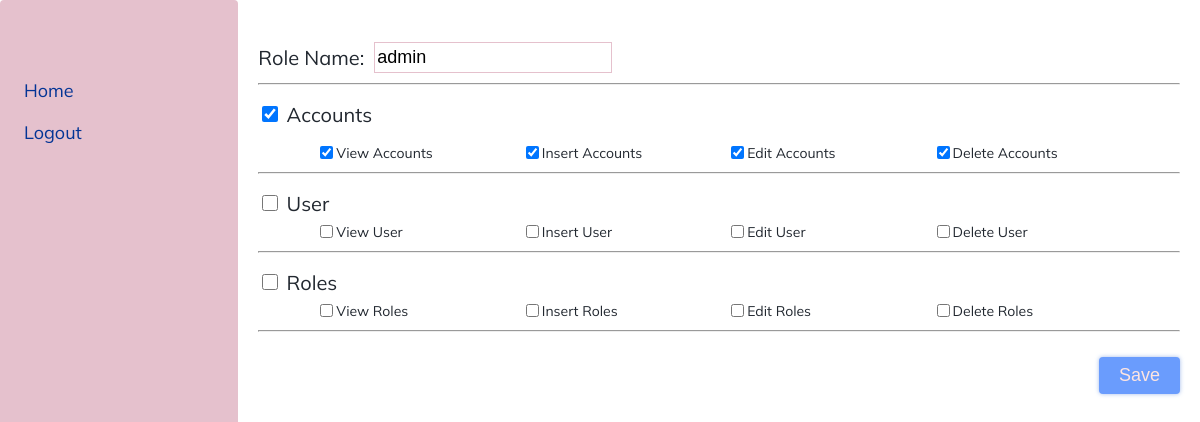
Before: /role-permission.php?roleID=0 with the older database file.
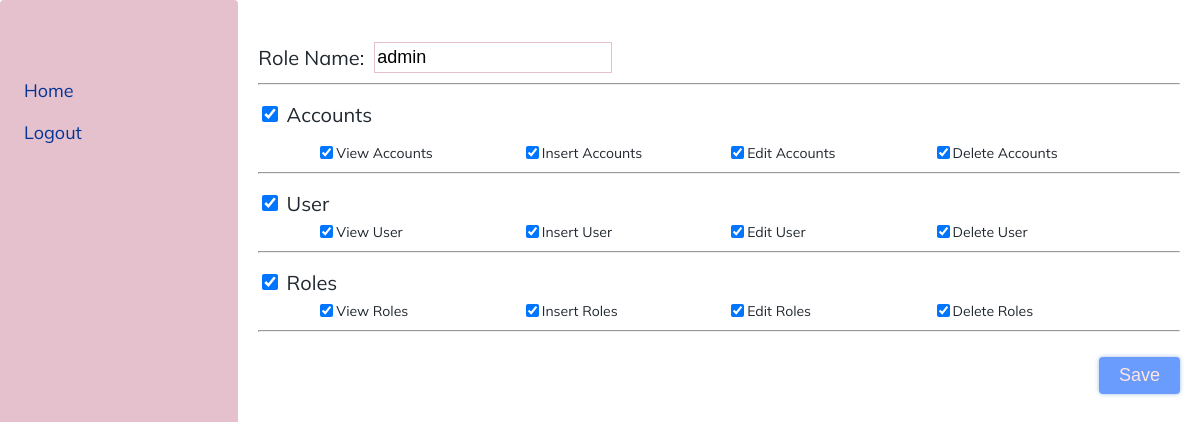
After: the same page with the newer database file.
### tables this page shows
CREATE TABLE `roles` (
  `roles` INTERGER AUTO_INCREMENT,
  `roles_name` text  NOT NULL,
  PRIMARY KEY (`roles`)
);

CREATE TABLE role_permission (
    rolePermissionID "[INTEGER AUTO_INCREMENT]",
    roleID           INT (11)                   NOT NULL,
    permissionID     INT (11)                   NOT NULL,
    PRIMARY KEY (
        rolePermissionID
    ),
    FOREIGN KEY (
        roleID
    )
    REFERENCES roles (roles) ON DELETE CASCADE
                             ON UPDATE CASCADE,
    FOREIGN KEY (
        permissionID
    )
    REFERENCES permission (permissionID) ON DELETE CASCADE
                                         ON UPDATE RESTRICT
);

### role-permission.php (the view, shortened to what this page needs)
<?php
$data = new Data();
$connect = $data->connect();
$role = $_GET['roleID'];
$sql = "select roles_name from roles where roles = $role";
$statement = $connect->prepare($sql);
$statement->execute();
$role_name = $statement->fetchColumn();
$sql = "select permissionID from role_permission  INNER JOIN
roles ON role_permission.roleID = roles.roles where roleID = $role";
$statement = $connect->prepare($sql);
$statement->execute();
$permission = $statement->fetchAll();
function checkedPermission($value, $permission)
{
  foreach ($permission as $row) {
    if ($row['permissionID'] == $value) {
      echo "checked = true";
    }
  }
}
?>
<!DOCTYPE html>
<html lang="en">
<head>
</head>
<body>
  <div class="new-role">
    <?php
    include_once('./layout/navigation.php');
    ?>
    <div class="grid">
      <div class="row">
        <div class="col-12-lg col-12-xl col-12-md col-12-sm">
          <div class="content">
            <form action="./handle/role_permission.php" method="post" id="form">
              <div class="form-group">
                <div class="form-group-head">
                  <label for="role-name">
                    <h4 class="h4-heading">Role Name:</h4>
                  </label>
                  <div class="form-group-input">
                    <input type="text" name="role-name" id="role-name" value="<?= $role_name ?>">
                  </div>
                </div>
              </div>
              <hr>
              <div class="form-group">
                <div class="form-group-full">
                  <input type="checkbox" name="full-accounts" id="full-accounts">
                  <label for="full-accounts">Accounts</label>
                </div>
                <br>
                <div class="form-group-checkbox">
                  <div class="col-3-lg col-3-xl col-3-md col-3-sm col-3-xs form-group-checkbox-element">
                    <input type="checkbox" value="1" name="1" id="view-account" <?php checkedPermission(
                      1,
                      $permission
                    ) ?>>
                    <label for="view-account">View Accounts</label>
                  </div>
                  <div class="col-3-lg col-3-xl col-3-md col-3-sm col-3-xs form-group-checkbox-element">
                    <input type="checkbox" value="2" name="2" id="insert-account" <?php checkedPermission(
                    ) ?>>
                    <label for="insert-account">insert Accounts</label>
                  </div>
                  <div class="col-3-lg col-3-xl col-3-md col-3-sm col-3-xs form-group-checkbox-element">
                    <input type="checkbox" value="3" name="3" id="edit-account" <?php checkedPermission(3, $permission)
                      ?>>
                    <label for="edit-account">edit Accounts</label>
                  </div>
                  <div class="col-3-lg col-3-xl col-3-md col-3-sm col-3-xs form-group-checkbox-element">
                    <input type="checkbox" value="4" name="4" id="delete-account" <?php checkedPermission(
                    ) ?>>
                    <label for="delete-account">delete Accounts</label>
                  </div>
                </div>
              </div>
              <hr>
              <div class="form-group">
                <div class="form-group-full">
                  <input type="checkbox" name="full-users" id="full-users">
                  <label for="full-users">user</label>
                </div>
                <div class="form-group-checkbox">
                  <div class="col-3-lg col-3-xl col-3-md col-3-sm col-3-xs form-group-checkbox-element">
                    <input type="checkbox" value="5" name="5" id="view-user" <?php checkedPermission(5, $permission) ?>>
                    <label for="view-user">View user</label>
                  </div>
                  <div class="col-3-lg col-3-xl col-3-md col-3-sm col-3-xs form-group-checkbox-element">
                    <input type="checkbox" value="6" name="6" id="insert-user" <?php checkedPermission(6,
                      $permission) ?>>
                    <label for="insert-user">insert user</label>
                  </div>
                  <div class="col-3-lg col-3-xl col-3-md col-3-sm col-3-xs form-group-checkbox-element">
                    <input type="checkbox" value="7" name="7" id="edit-user" <?php checkedPermission(7, $permission) ?>>
                    <label for="edit-user">edit user</label>
                  </div>
                  <div class="col-3-lg col-3-xl col-3-md col-3-sm col-3-xs form-group-checkbox-element">
                    <input type="checkbox" value="8" name="8" id="delete-user" <?php checkedPermission(8,
                      $permission) ?>>
                    <label for="delete-user">delete user</label>
                  </div>
                </div>
              </div>
              <hr>
              <div class="form-group">
                <div class="form-group-full">
                  <input type="checkbox" name="full-roles" id="full-roles">
                  <label for="full-roles">Roles</label>
                </div>
                <div class="form-group-checkbox">
                  <div class="col-3-lg col-3-xl col-3-md col-3-sm col-3-xs   form-group-checkbox-element">
                    <input type="checkbox" value="9" name="9" id="view-role" <?php checkedPermission(9, $permission) ?>>
                    <label for="view-role">View Roles</label>
                  </div>
                  <div class="col-3-lg col-3-xl col-3-md col-3-sm col-3-xs form-group-checkbox-element">
                    <input type="checkbox" value="10" name="10" id="insert-role" <?php checkedPermission(
                    ) ?>>
                    <label for="insert-role">insert Roles</label>
                  </div>
                  <div class="col-3-lg col-3-xl col-3-md col-3-sm col-3-xs form-group-checkbox-element">
                    <input type="checkbox" value="11" name="11" id="edit-role" <?php checkedPermission(11,
                      $permission) ?>>
                    <label for="edit-role">edit Roles</label>
                  </div>
                  <div class="col-3-lg col-3-xl col-3-md col-3-sm col-3-xs form-group-checkbox-element">
                    <input type="checkbox" value="12" name="12" id="delete-role" <?php checkedPermission(
                    ) ?>>
                    <label for="delete-role">delete Roles</label>
                  </div>
                </div>
              </div>
              <hr>
              <div class="form-submit">
                <input type="submit" value="save" name="role-submit">
              </div>
            </form>
          </div>
        </div>
      </div>
    </div>
  </div>
</body>
</html>

### layout/navigation.php (shortened to what this page needs)
<div class="navigation">
  <ul class="navigation-list">
    <li class='navigation-list-item'>
      <a href='index.php' class='navigation-list-item-link'>Home</a>
    </li>
    <li class="navigation-list-item">
      <a href="./handle/logout.php" class="navigation-list-item-link" onclick="return logout(this)">logout</a>
    </li>
  </ul>
</div>

### assets/css/style.css (style rules this page uses)
.grid { width: 100%; max-width: 1200px; margin: 0 auto; padding: 0 20px; box-sizing: border-box; }
.row { display: flex; flex-flow: row wrap; }
@media (min-width: 960px) and (max-width: 1200px) { .col-3-lg { box-sizing: border-box; flex-grow: 0; width: 25%; } }
@media (min-width: 960px) and (max-width: 1200px) { .col-12-lg { box-sizing: border-box; flex-grow: 0; width: 100%; } }
@media (min-width: 1200px) { .col-3-xl { box-sizing: border-box; flex-grow: 0; width: 25%; } }
@media (min-width: 1200px) { .col-12-xl { box-sizing: border-box; flex-grow: 0; width: 100%; } }
html, body, div, span, applet, object, iframe, h1, h2, h3, h4, h5, h6, p, blockquote, pre, a, abbr, acronym, address, big, cite, code, del, dfn, em, img, ins, kbd, q, s, samp, small, strike, strong, sub, sup, tt, var, b, u, i, center, dl, dt, dd, ol, ul, li, fieldset, form, label, legend, table, caption, tbody, tfoot, thead, tr, th, td, article, aside, canvas, details, embed, figure, figcaption, footer, header, hgroup, menu, nav, output, ruby, section, summary, time, mark, audio, video { margin: 0; padding: 0; border: 0; font-size: 100%; font: inherit; vertical-align: baseline; }
body { line-height: 1; }
ol, ul { list-style: none; }
html { font-size: 62.5%; font-family: Mulish; }
body { box-sizing: border-box; color: #222830; }
* { box-sizing: inherit; }
.h4-heading { font-size: 2rem; font-family: "Mulish"; text-transform: capitalize; line-height: 2.4rem; }
.navigation { padding: 2rem 0; width: 300px; min-height: 100vh; background: #e5c1cd; display: flex; flex-direction: column; align-items: center; border-radius: 4px; }
.navigation-list { width: 100%; padding: 3rem 0 0 16px; }
.navigation-list-item { display: block; font-size: 1.8rem; position: relative; border-radius: 24px; }
.navigation-list-item-link { padding: 12px 8px; text-decoration: none; display: block; text-transform: capitalize; color: #033495; }
.content { width: 100%; margin-top: 32px; display: flex; justify-content: flex-end; flex-direction: column; }
.new-role { display: flex; }
.new-role .content .form-group { user-select: none; width: 100%; display: flex; flex-direction: column; margin: 1rem 0; }
.new-role .content .form-group-input { max-width: 50%; border: 0.5px solid #e5c1cd; }
.new-role .content .form-group-input input { width: 100%; border: none; outline: none; display: block; font-size: 1.8rem; padding: 4px 2px; }
.new-role .content .form-group-head { display: flex; align-items: center; width: 100%; }
.new-role .content .form-group-full { font-size: 2rem; text-transform: capitalize; margin: 8px 0; }
.new-role .content .form-group-full input[type=checkbox] { width: 16px; height: 16px; }
.new-role .content .form-group-checkbox { display: flex; justify-content: center; align-items: center; margin: 0 5rem; }
.new-role .content .form-group-checkbox-element { display: flex; align-items: center; margin: 0 8px; text-transform: capitalize; font-size: 1.4rem; }
.new-role .content .form-submit { width: 100%; display: flex; justify-content: flex-end; }
.new-role .content .form-submit input { font-size: 1.8rem; padding: 8px 2rem; text-transform: capitalize; background-color: #6a9cfd; color: #fee5e1; border: none; outline: none; box-shadow: 0 0 4px rgba(103, 144, 222, 0.6); border-radius: 4px; transition: all 0.2s; margin-top: 2rem; }

Changed rows visible on the page:
removed role_permission: permissionID "☑"
added role_permission: permissionID "☑"
Other visible differences:
form field full-users: "☐" → "☑"
form field full-roles: "☐" → "☑"
